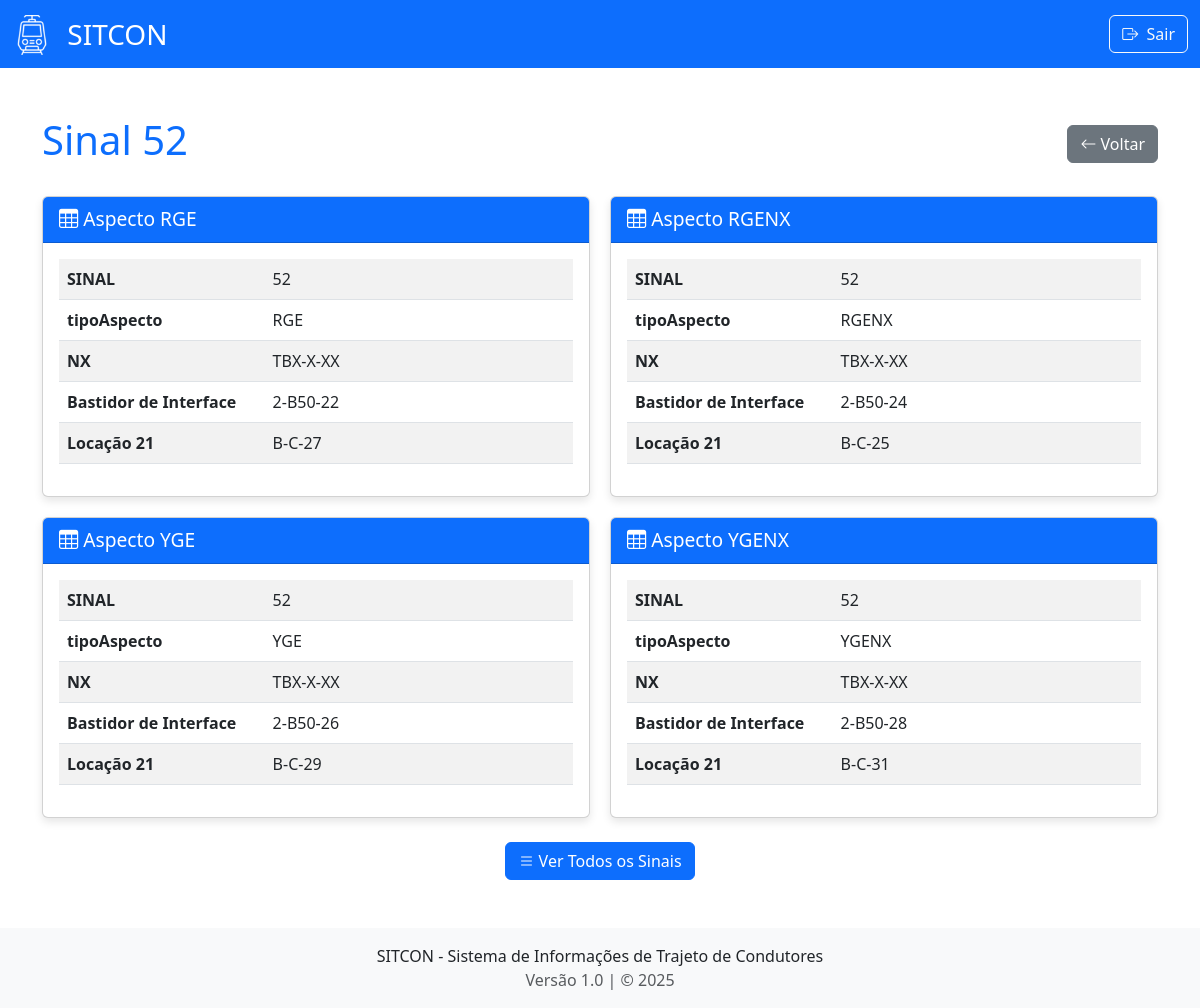
Screenshot of /sinais/52 (signed in) with the database file from the repository.
### models.py (models this page shows, shortened)
class Sinais(db.Model):
    __tablename__ = 'sinais'
    idSinais = db.Column(db.Integer, primary_key=True)
    tipoAspecto = db.Column(db.String(5), primary_key=True)
    L1 = db.Column(db.String(8), nullable=True)
    L2 = db.Column(db.String(8), nullable=True)
    L3 = db.Column(db.String(8), nullable=True)
    L4 = db.Column(db.String(8), nullable=True)
    L5 = db.Column(db.String(8), nullable=True)
    L6 = db.Column(db.String(8), nullable=True)
    L7 = db.Column(db.String(8), nullable=True)
    L8 = db.Column(db.String(8), nullable=True)
    L10 = db.Column(db.String(8), nullable=True)
    tower = db.Column(db.String(8), nullable=True)
    interface = db.Column(db.String(8), nullable=True)
    L14 = db.Column(db.String(8), nullable=True)
    L15 = db.Column(db.String(8), nullable=True)
    L16 = db.Column(db.String(8), nullable=True)
    L18 = db.Column(db.String(8), nullable=True)
    L19 = db.Column(db.String(8), nullable=True)
    L20 = db.Column(db.String(8), nullable=True)
    L21 = db.Column(db.String(8), nullable=True)
    L22 = db.Column(db.String(8), nullable=True)
    L23 = db.Column(db.String(8), nullable=True)

### app.py (the view)
@app.route('/sinais/<sinal_id>')
def sinal_detail(sinal_id):
    if not session.get('logado'):
        return redirect(url_for('login'))
    try:
        amv_number = int(sinal_id)
    except ValueError:
        flash('ID do SINAL inválido', 'error')
        return redirect(url_for('sianais'))
    TRADUCAO_CAMPOS = {
      'idSinais': 'SINAL',
      'tipoAspecto': 'Tipo do Aspecto',
      'L1': 'Locação 1',
        'L2': 'Locação 2',
        'L3': 'Locação 3',
        'L4': 'Locação 4',
        'L5': 'Locação 5',
        'L6': 'Locação 6',
        'L7': 'Locação 7',
        'L9': 'Locação 9',
        'L10': 'Locação 10',
        'tower': 'NX',
        'interface': 'Bastidor de Interface',
        'L14': 'Locação 14',
        'L15': 'Locação 15',
        'L16': 'Locação 16',
        'L17': 'Locação 17',
        'L18': 'Locação 18',
        'L20': 'Locação 20',
        'L21': 'Locação 21',
        'L22': 'Locação 22',
        'L23': 'Locação 23'
    }
    registros = Sinais.query.filter_by(idSinais=sinal_id).all()
    if not registros:
        flash(f'SINAL {sinal_id} não encontrado', 'warning')
        return redirect(url_for('sinal'))
    dados = []
    for registro in registros:
        campos_registro = {}
        for coluna in Sinais.__table__.columns:
            nome_original = coluna.name
            nome_amigavel = nome_original if nome_original == 'tipoAspecto' else TRADUCAO_CAMPOS.get(nome_original, nome_original)
            valor = getattr(registro, nome_original)
            if valor not in [None, '']:
                campos_registro[nome_amigavel] = valor
        dados.append(campos_registro)
    if not dados:
        flash(f'Sinal {sinal_id} não encontrado', 'warning')
        return redirect(url_for('sinais'))
    return render_template('sinal_detail.html',
                        sinal_id=sinal_id,
                        registros=dados)

### templates/sinal_detail.html (shortened to what this page needs)
<!DOCTYPE html>
<html lang="pt-BR">
  <head>
    <link
      href="https://cdn.jsdelivr.net/npm/bootstrap@5.3.0/dist/css/bootstrap.min.css"
      rel="stylesheet"
    />
    <link
      rel="stylesheet"
      href="https://cdn.jsdelivr.net/npm/bootstrap-icons@1.10.0/font/bootstrap-icons.css"
    />
  </head>
  <body>
    <nav class="navbar bg-primary navbar-dark">
      <div class="container-fluid">
        <a class="navbar-brand" href="/sitcon" style="font-size: 28px">
          <img
            src="{{ url_for('static', filename='images/train3.png') }}"
            alt="Logo SITCON"
            width="40"
            height="40"
            class="d-inline-block align-text-top me-2"
          />
          SITCON
        </a>
        <div class="d-flex">
          <a href="{{ url_for('logout') }}" class="btn btn-outline-light">
            <i class="bi bi-box-arrow-right me-1"></i> Sair
          </a>
        </div>
      </div>
    </nav>
    <div class="container mt-5">
      <div class="d-flex justify-content-between align-items-center mb-4">
        <h1 class="text-primary">Sinal {{ sinal_id }}</h1>
        <a href="/sinais" class="btn btn-secondary">
          <i class="bi bi-arrow-left"></i> Voltar
        </a>
      </div>
      <div class="registro-grid">
        <div class="card">
          <div class="card-header bg-primary text-white">
            <i class="bi bi-table"></i> Aspecto RGE
          </div>
          <div class="card-body">
            <div class="table-responsive">
              <table class="table table-striped">
                <tbody>
                  {% if registros|length > 0 %} {% for nome, valor in
                  registros[0].items() %}
                  <tr>
                    <td width="40%"><strong>{{ nome }}</strong></td>
                    <td>{{ valor }}</td>
                  </tr>
                  {% endfor %} {% else %}
                  <tr>
                    <td colspan="2" class="text-center">
                      Nenhum dado disponível
                    </td>
                  </tr>
                  {% endif %}
                </tbody>
              </table>
            </div>
          </div>
        </div>
        <div class="card">
          <div class="card-header bg-primary text-white">
            <i class="bi bi-table"></i> Aspecto RGENX
          </div>
          <div class="card-body">
            <div class="table-responsive">
              <table class="table table-striped">
                <tbody>
                  {% if registros|length > 1 %} {% for nome, valor in
                  registros[1].items() %}
                  <tr>
                    <td width="40%"><strong>{{ nome }}</strong></td>
                    <td>{{ valor }}</td>
                  </tr>
                  {% endfor %} {% else %}
                  <tr>
                    <td colspan="2" class="text-center">
                      Nenhum dado disponível
                    </td>
                  </tr>
                  {% endif %}
                </tbody>
              </table>
            </div>
          </div>
        </div>
        <div class="card">
          <div class="card-header bg-primary text-white">
            <i class="bi bi-table"></i> Aspecto YGE
          </div>
          <div class="card-body">
            <div class="table-responsive">
              <table class="table table-striped">
                <tbody>
                  {% if registros|length > 2 %} {% for nome, valor in
                  registros[2].items() %}
                  <tr>
                    <td width="40%"><strong>{{ nome }}</strong></td>
                    <td>{{ valor }}</td>
                  </tr>
                  {% endfor %} {% else %}
                  <tr>
                    <td colspan="2" class="text-center">
                      Nenhum dado disponível
                    </td>
                  </tr>
                  {% endif %}
                </tbody>
              </table>
            </div>
          </div>
        </div>
        <div class="card">
          <div class="card-header bg-primary text-white">
            <i class="bi bi-table"></i> Aspecto YGENX
          </div>
          <div class="card-body">
            <div class="table-responsive">
              <table class="table table-striped">
                <tbody>
                  {% if registros|length > 3 %} {% for nome, valor in
                  registros[3].items() %}
                  <tr>
                    <td width="40%"><strong>{{ nome }}</strong></td>
                    <td>{{ valor }}</td>
                  </tr>
                  {% endfor %} {% else %}
                  <tr>
                    <td colspan="2" class="text-center">
                      Nenhum dado disponível
                    </td>
                  </tr>
                  {% endif %}
                </tbody>
              </table>
            </div>
          </div>
        </div>
      </div>
      <div class="text-center mt-4">
        <a href="/sinais" class="btn btn-primary">
          <i class="bi bi-list"></i> Ver Todos os Sinais
        </a>
      </div>
    </div>
    <footer class="mt-5 py-3 bg-light">
      <div class="container text-center">
        <p class="mb-0">SITCON - Sistema de Informações de Trajeto de Condutores</p>
        <p class="mb-0 text-muted">Versão 1.0 | &copy; 2025</p>
      </div>
    </footer>
  </body>
</html>

### templates/sinal_detail.html (style rules this page uses)
.card-header { font-size: 1.2rem; }
.card { box-shadow: 0 4px 8px rgba(0, 0, 0, 0.1); height: 100%; }
.table-responsive { max-height: 300px; overflow-y: auto; }
.registro-grid { display: grid; grid-template-columns: repeat(2, 1fr); gap: 20px; }

### rows the page displays
Sinais: nome "tipoAspecto", tipoAspecto "RGE", nome "NX", tower "TBX-X-XX", nome "Bastidor de Interface", interface "2-B50-22", nome "Locação 21", L21 "B-C-27"
Sinais: nome "tipoAspecto", tipoAspecto "RGENX", nome "NX", tower "TBX-X-XX", nome "Bastidor de Interface", interface "2-B50-24", nome "Locação 21", L21 "B-C-25"
Sinais: nome "tipoAspecto", tipoAspecto "YGE", nome "NX", tower "TBX-X-XX", nome "Bastidor de Interface", interface "2-B50-26", nome "Locação 21", L21 "B-C-29"
Sinais: nome "tipoAspecto", tipoAspecto "YGENX", nome "NX", tower "TBX-X-XX", nome "Bastidor de Interface", interface "2-B50-28", nome "Locação 21", L21 "B-C-31"

### other values shown
{{ sinal_id }} "52"
{{ nome }} "SINAL"
{{ valor }} "52"
